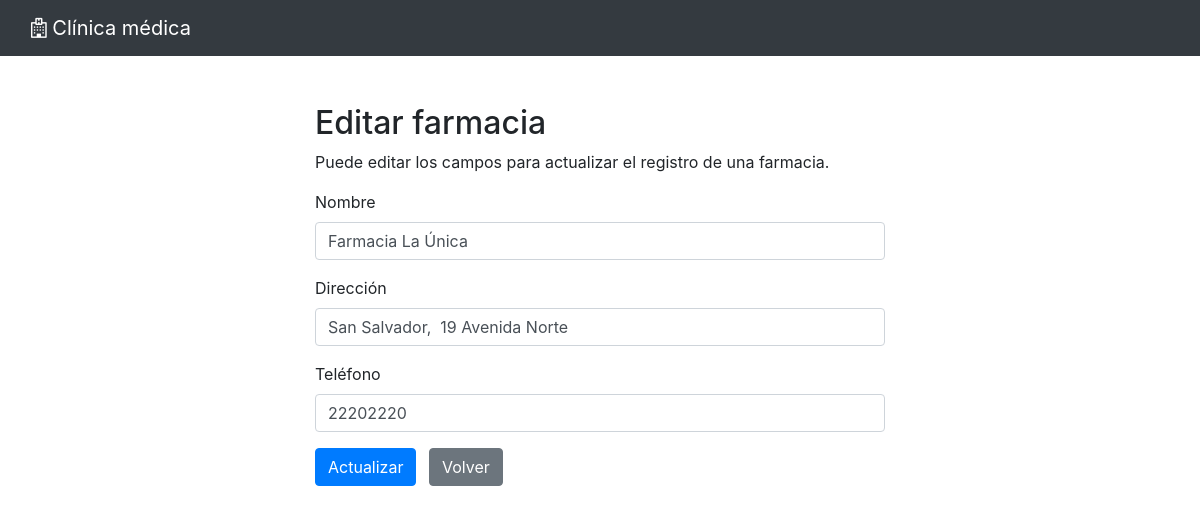
The page /farmacias/update.php?id=1 (signed in) on the database its author committed.
### tables this page shows
CREATE TABLE `farmacias` (
  `id` int(11) NOT NULL,
  `nombre` varchar(50) DEFAULT NULL,
  `direccion` varchar(100) DEFAULT NULL,
  `telefono` varchar(8) DEFAULT NULL
);

### farmacias/update.php (the view, shortened to what this page needs)
<?php
require_once "../config.php";
$name = "";
$address = "";
$phone = "";
$nameError = $addressError = $phoneError = "";
try {
    if (isset($_POST["id"]) && !empty($_POST["id"])) {
        $id = $_POST["id"];
        $inputName = trim($_POST["name"]);
        if (empty($inputName)) {
            $nameError = "Nombre no debe estar en blanco.";
        } else {
            $name = $inputName;
        }
        $inputAddress = trim($_POST["last_name"]);
        if (empty($inputAddress)) {
            $addressError = "Dirección no debe estar en blanco.";
        } else {
            $address = $inputAddress;
        }
        $inputPhone = trim($_POST["phone"]);
        if (empty($inputPhone)) {
            $phoneError = "Teléfono no debe estar en blanco.";
        } elseif (strlen($inputPhone) < 8) {
            $phoneError = "Teléfono debe contener 8 caracteres.";
        } else {
            $phone = $inputPhone;
        }
        if (empty($nameError) && empty($addressError) && empty($phoneError)) {
            $sql = "UPDATE farmacias SET nombre = ?, direccion = ?, telefono = ? WHERE id = ?";
            if ($stmt = mysqli_prepare($link, $sql)) {
                mysqli_stmt_bind_param($stmt, "sssi", $paramName,$paramAddress, $paramPhone, $paramId);
                $paramName = $name;
                $paramAddress = $address;
                $paramPhone = $phone;
                $paramId = $id;
                if (mysqli_stmt_execute($stmt)) {
                    header("location: index.php");
                    exit();
                } else {
                    echo "Hubo un error al actualizar la información de la farmacia.";
                }
            }
            mysqli_stmt_close($stmt);
        }
        mysqli_close($link);
    } else {
        if (isset($_GET["id"]) && !empty(trim($_GET["id"]))) {
            $sql = "SELECT * FROM farmacias WHERE id = ?";
            if ($stmt = mysqli_prepare($link, $sql)) {
                mysqli_stmt_bind_param($stmt, "i", $paramId);
                if (mysqli_stmt_execute($stmt)) {
                    $result = mysqli_stmt_get_result($stmt);
                    if (mysqli_num_rows($result) == 1) {
                        $row = mysqli_fetch_array($result, MYSQLI_ASSOC);
                        $name = $row["nombre"];
                        $address = $row["direccion"];
                        $phone = $row["telefono"];
                    } else {
                        header("location: error.php");
                        exit();
                    }
                } else {
                    echo "Hubo un error al obtener la información de la farmacia.";
                }
            }
        } else {
            header("location: error.php");
            exit();
        }
    }
} catch (Exception $e) {
    echo $e->getMessage();
}
?>
<!DOCTYPE html>
<html lang="en">
<head>
    <link rel="stylesheet" href="https://stackpath.bootstrapcdn.com/bootstrap/4.5.2/css/bootstrap.min.css">
    <link rel="stylesheet" href="https://maxcdn.bootstrapcdn.com/font-awesome/4.7.0/css/font-awesome.min.css">
</head>
<body>
<nav class="navbar navbar-dark bg-dark">
    <div class="container-fluid">
        <a class="navbar-brand" style="color:white"><i class="fa fa-hospital-o"></i> Clínica médica</a>
    </div>
</nav>
<div class="wrapper">
    <div class="container-fluid">
        <div class="row">
            <div class="col-md-12">
                <h2 class="mt-5">Editar farmacia</h2>
                <p>Puede editar los campos para actualizar el registro de una farmacia.</p>
                <form action="<?php echo htmlspecialchars(basename($_SERVER['REQUEST_URI'])); ?>" method="post">
                    <div class="form-group">
                        <label>Nombre</label>
                        <input type="text" name="name"
                               class="form-control <?php echo (!empty($nameError)) ? 'is-invalid' : ''; ?>"
                               value="<?php echo $name; ?>">
                    </div>
                    <div class="form-group">
                        <label>Dirección</label>
                        <input type="text" name="last_name"
                               class="form-control <?php echo (!empty($addressError)) ? 'is-invalid' : ''; ?>"
                               value="<?php echo $address; ?>">
                    </div>
                    <div class="form-group">
                        <label>Teléfono</label>
                        <input type="tel" name="phone" maxlength="8"
                               class="form-control <?php echo (!empty($phoneError)) ? 'is-invalid' : ''; ?>"
                               value="<?php echo $phone; ?>">
                    </div>
                    <input type="submit" class="btn btn-primary" value="Actualizar">
                    <a href="index.php" class="btn btn-secondary ml-2">Volver</a>
                </form>
            </div>
        </div>
    </div>
</div>
</body>
</html>

### farmacias/update.php (style rules this page uses)
.wrapper { width: 600px; margin: 0 auto; }

### rows shown on the page
farmacias: name "Farmacia La Única", last_name "San Salvador, 19 Avenida Norte", phone "22202220"
